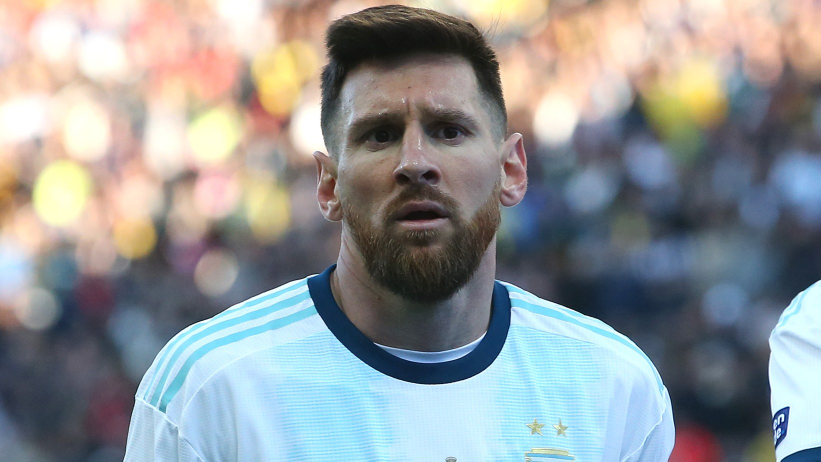
#> input picture Clustering/FaceClusterApp/test_1.jpg, 1642 x 923 px, found by its file name (shown at 1/2 size)
$ python testFaceRecognition.py
#> lines starting #> are read from the running program, lines starting #| are printed output that depends on the picture
import numpy as np
import pickle
import cv2

font = cv2.FONT_HERSHEY_COMPLEX

dataset = cv2.CascadeClassifier('data.xml')
img = cv2.imread('test_1.jpg',cv2.COLOR_BGR2GRAY)
#> img is the input picture: shape (923, 1642, 3); mean B, G, R 151.4, 150.4, 147.2
gray = cv2.cvtColor(img,cv2.COLOR_BGR2GRAY)
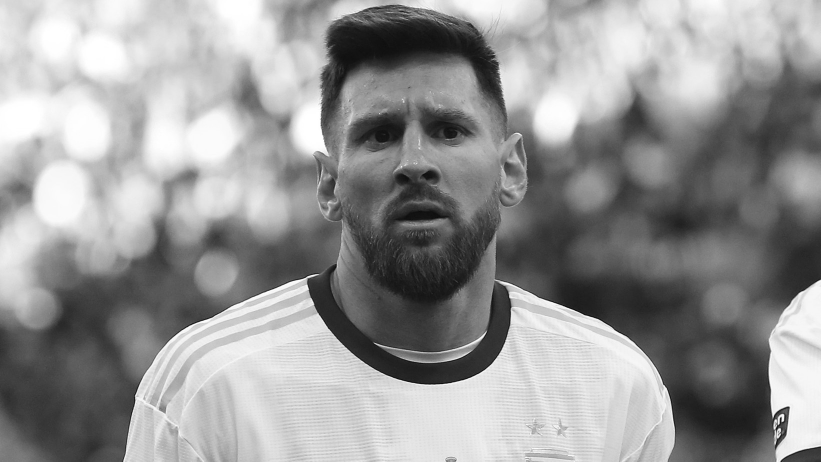
#> gray: shape (923, 1642) (shown at 1/2 size); min 2, max 255, mean 149.6
faces = dataset.detectMultiScale(gray,1.3)
#> faces = [[638, 114, 387, 387]]

#> (the run stopped early here; a loop or call above may not have finished)
